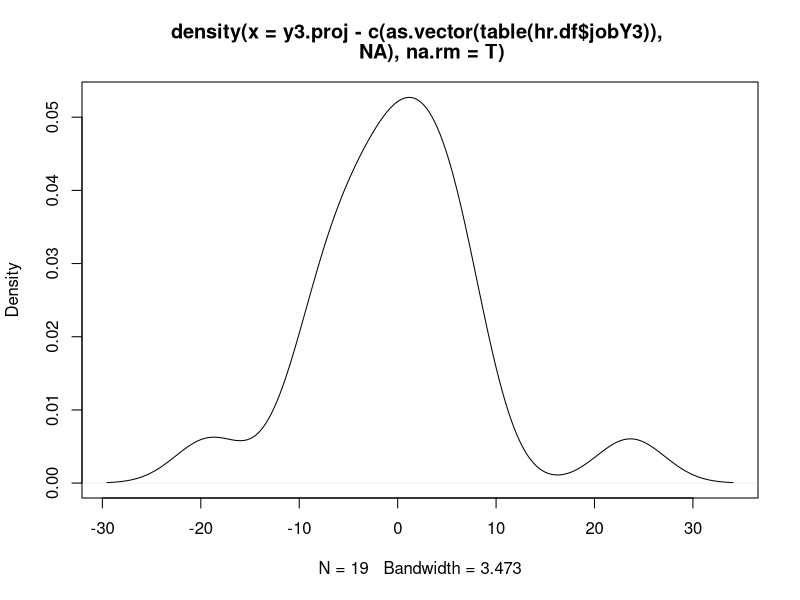

Write R code to recreate this figure.
# ORGB 671 - Illustration of creating a Transition Matrix
# (c) Brian Rubineau 2020

# STEP 1: Create Dummy HR Data
# STEP 2: Use data to create transition matrix
# STEP 3: Illustrate projecting forward using transition matrix
#      3.a. : projecting forward and comparing with known data
#      3.b. : projecting forward beyond known data

##############################
# STEP 1: Create Dummy HR Data
# ----------------------------
# Create dummy HR data for Year 1 
# - Normal distribution of 1000 employees
# - jobCatCount = 19 job categories
jobCatCount <- 19
hr1 <- pmax( # nothing less than 1
  pmin(      # nothing greater than 19
    ceiling( # integers only
      rnorm(1000,
             mean=jobCatCount/2,
             sd=jobCatCount/4)),
    19,na.rm=T),
  1,na.rm=T)
summary(hr1) # check 1
table(hr1)   # check 2

# turn that into a function, taking both number of jobs and number of individuals as arguments
genJobs <- function(nJobs, nPpl){
  jobs <- pmax( # nothing less than 1
    pmin(      # nothing greater than 19
      ceiling( # integers only
        rnorm(nPpl,
              mean=nJobs/2,
              sd=nJobs/4)),
      nJobs,na.rm=T),
    1,na.rm=T)
  return(jobs)
}

# Create data frame with employee ID and job information
hr.df <- data.frame(empID = sample(1000:9999,1000,replace=F),
                    jobY1 = genJobs(19,1000))

# Create HR data for Year 2
# - for each job, 75% stay, 8% promoted 1 level, 4% promoted 2 levels, 2% demoted 1 level
# - cannot go below 1 or over 19
# - 10% exit
# - 100 new people enter following the distribution above in creating hr1
# - new employees need new empIDs

# update job info for current employees
hr.df$jobY2 <- sapply(hr.df$jobY1,function(j){
  jobChange <- sample(c(-1,0,1,2,NA),1,prob=c(0.02,0.75,0.08,0.04,0.1)) # NA means exit
  newJob <- max(min(19,j+jobChange),1)
})

# create new job entrants
entrants <- data.frame(empID = sample(setdiff(1000:9999,hr.df$empID),100,replace=F),
                        jobY1 = NA,
                        jobY2 = genJobs(19,100))

# bring in new entrants to the data frame
hr.df <- rbind(hr.df,entrants)


##############################################
# STEP 2: Use data to create transition matrix
# --------------------------------------------

# Use data to identify the set of job categories
jobSet <- sort(unique(as.vector(apply(hr.df[,c("jobY1","jobY2")],MAR=2,FUN=c))))

# Create a matrix of job changes - NOTE: only includes employees present in BOTH YEARS
jobChange.mat <- matrix( # make the output a matrix rather than a table
  table(hr.df[,c("jobY2","jobY1")]), # the table command sorts automatically
  nrow=length(jobSet),ncol=length(jobSet)) # ensure the dimensions are correct

# Add Column for entrants
# need to ensure we have values for each job level - number of entrants might be 0 for some jobs
fromOutside <- data.frame(jobLevel = jobSet,
                          entrantCount = sapply(jobSet,function(j){
                            return(sum(as.numeric(hr.df$jobY2[which(is.na(hr.df$jobY1))]==j),na.rm=T))
                          }))
sum(fromOutside$entrantCount) # check - should add to 100 (the number of people coming from outside)

# Add this column to jobChange.mat
jobChange.mat <- cbind(jobChange.mat,fromOutside$entrantCount)

# Add Row for exits
# need to ensure we have values for each job level - number of exiters might be 0 for some jobs
exits <- data.frame(jobLevel = jobSet,
                          exitCount = sapply(jobSet,function(j){
                            return(sum(as.numeric(hr.df$jobY1[which(is.na(hr.df$jobY2))]==j),na.rm=T))
                          }))
# Add this row to jobChange.mat
# NOTE: Must add 0 to end of exit vector, 
# because now jobChange.mat has a column (col 20) for people coming from outside, which is not a job category
# the 0 at the end ensures the dimensions match, without interfering with later matrix multiplication
jobChange.mat <- rbind(jobChange.mat,c(exits$exitCount,0)) 

rownames(jobChange.mat) <- c(paste0("A",jobSet),"Exits")
colnames(jobChange.mat) <- c(paste0("A",jobSet),"Out")

# Convert to Transition Matrix by dividing by columnSums
# we do this by matrix-multiplying the jobChange.mat matrix 
# by a diagonal matrix containing 1/(column sums from the matrix)
y1.y2.tm <- jobChange.mat %*% diag(1/colSums(jobChange.mat,na.rm=T))
# y1.y2.tm <- scale(jobChange.mat, center=F, scale=colSums(jobChange.mat,na.rm=T)) # alternative equivalent method

table(colSums(y1.y2.tm,na.rm=T)) # check - column sums should all == 1


################################################################
# STEP 3: Illustrate projecting forward using transition matrix
#      3.a. : projecting forward and comparing with known data
#      3.b. : projecting forward beyond known data
# --------------------------------------------------------------

# Projection @ time t+1: TM %*% (hr(t) & # from outside)
y2.proj <- y1.y2.tm %*%
  as.matrix(                          # make it class matrix to allow smooth matrix multiplication
    c(                                # combine / concatenate function to add # new entrants at end
      as.vector(table(hr.df$jobY1)),  # vector of people in jobs (note - table runs the risk of omitting categories w/0 employees, which would create an error)
              100),                   # 100 new entrants at end of column vector
    nrow=(length(jobCatCount)+1),ncol=1) # set dimensions of column vector explicitly

cbind(y2.proj, c(as.vector(table(hr.df$jobY2)),NA)) # compare. Note perfect match (except didn't count exits)

# create Y3 projection from time 2 composition, then create Y3 counts using same process above. Compare
y3.proj <- y1.y2.tm %*%
  as.matrix(                          # make it class matrix to allow smooth matrix multiplication
    c(                                # combine / concatenate function to add # new entrants at end
      as.vector(table(hr.df$jobY2)),  # vector of people in jobs (note - table runs the risk of omitting categories w/0 employees, which would create an error)
      100),                   # 100 new entrants at end of column vector
    nrow=(length(jobCatCount)+1),ncol=1) # set dimensions of column vector explicitly

# update job info for current employees
hr.df$jobY3 <- sapply(hr.df$jobY2,function(j){
  jobChange <- sample(c(-1,0,1,2,NA),1,prob=c(0.02,0.75,0.08,0.04,0.1)) # NA means exit
  newJob <- max(min(19,j+jobChange),1)
})

# create new job entrants
y3entrants <- data.frame(empID = sample(setdiff(1000:9999,hr.df$empID),100,replace=F),
                       jobY1 = NA,
                       jobY2 = NA,
                       jobY3 = genJobs(19,100))

# bring in new Y3 entrants to the data frame
hr.df <- rbind(hr.df,y3entrants)

# compare
cbind(y3.proj, c(as.vector(table(hr.df$jobY3)),NA)) # compare. Note perfect match (except didn't count exits)

# summary of errors
summary(y3.proj- c(as.vector(table(hr.df$jobY3)),NA))
sd(y3.proj- c(as.vector(table(hr.df$jobY3)),NA),na.rm=T)
cor(y3.proj, c(as.vector(table(hr.df$jobY3)),NA),use="p")

# plot distribution of errors
plot(density(y3.proj- c(as.vector(table(hr.df$jobY3)),NA),na.rm=T))
